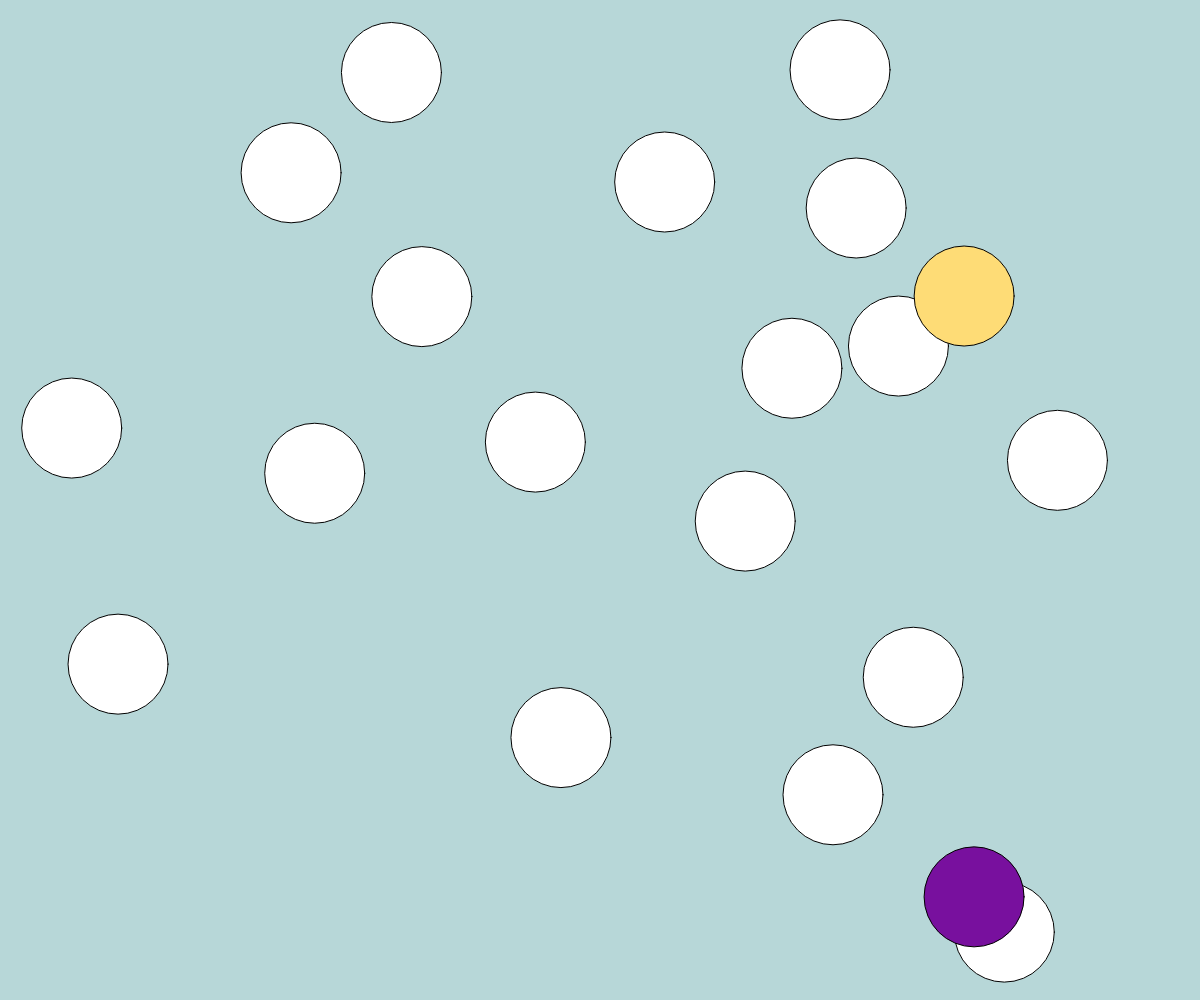
Frame 1 (no input)
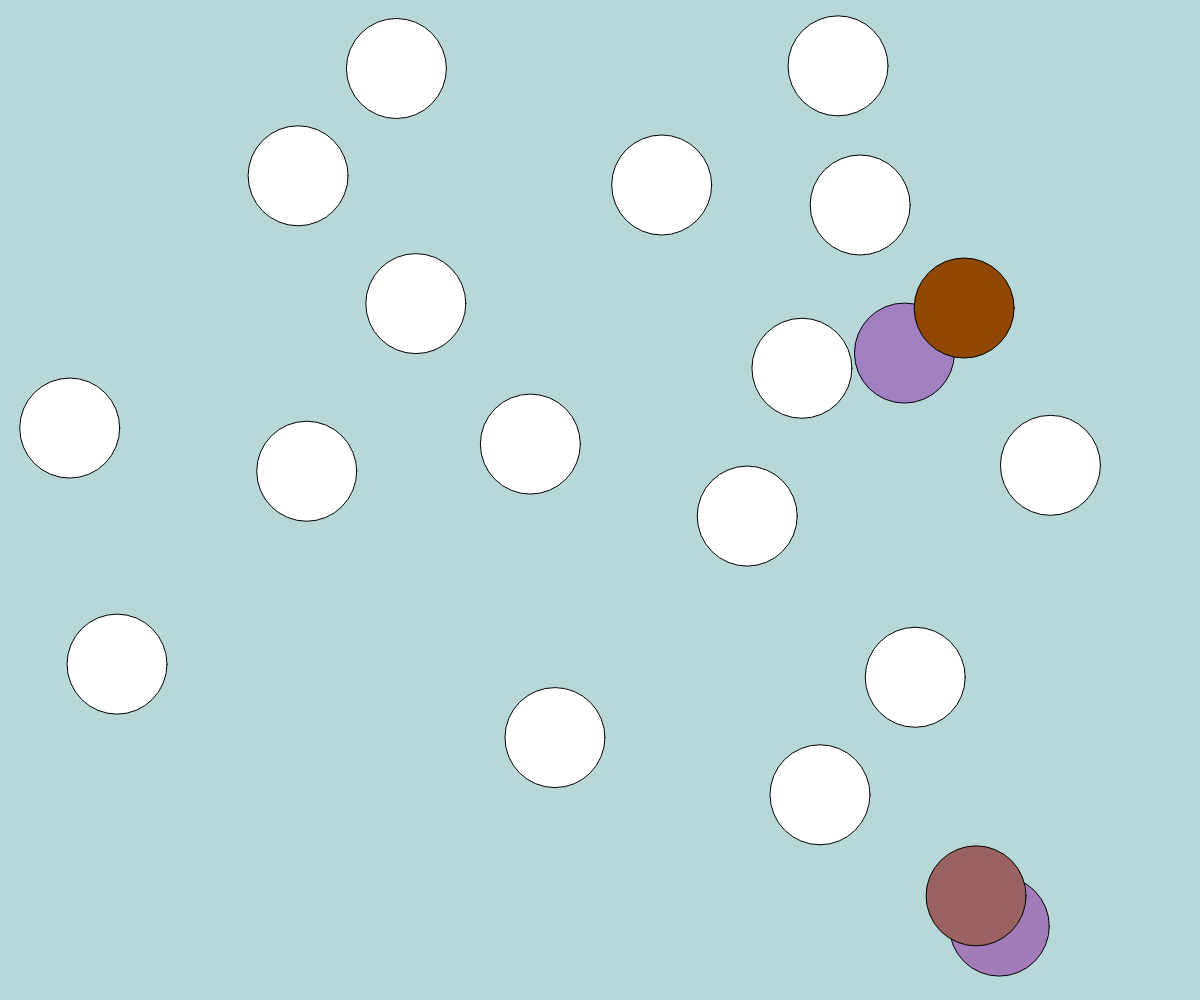
Frame 60 (no input)
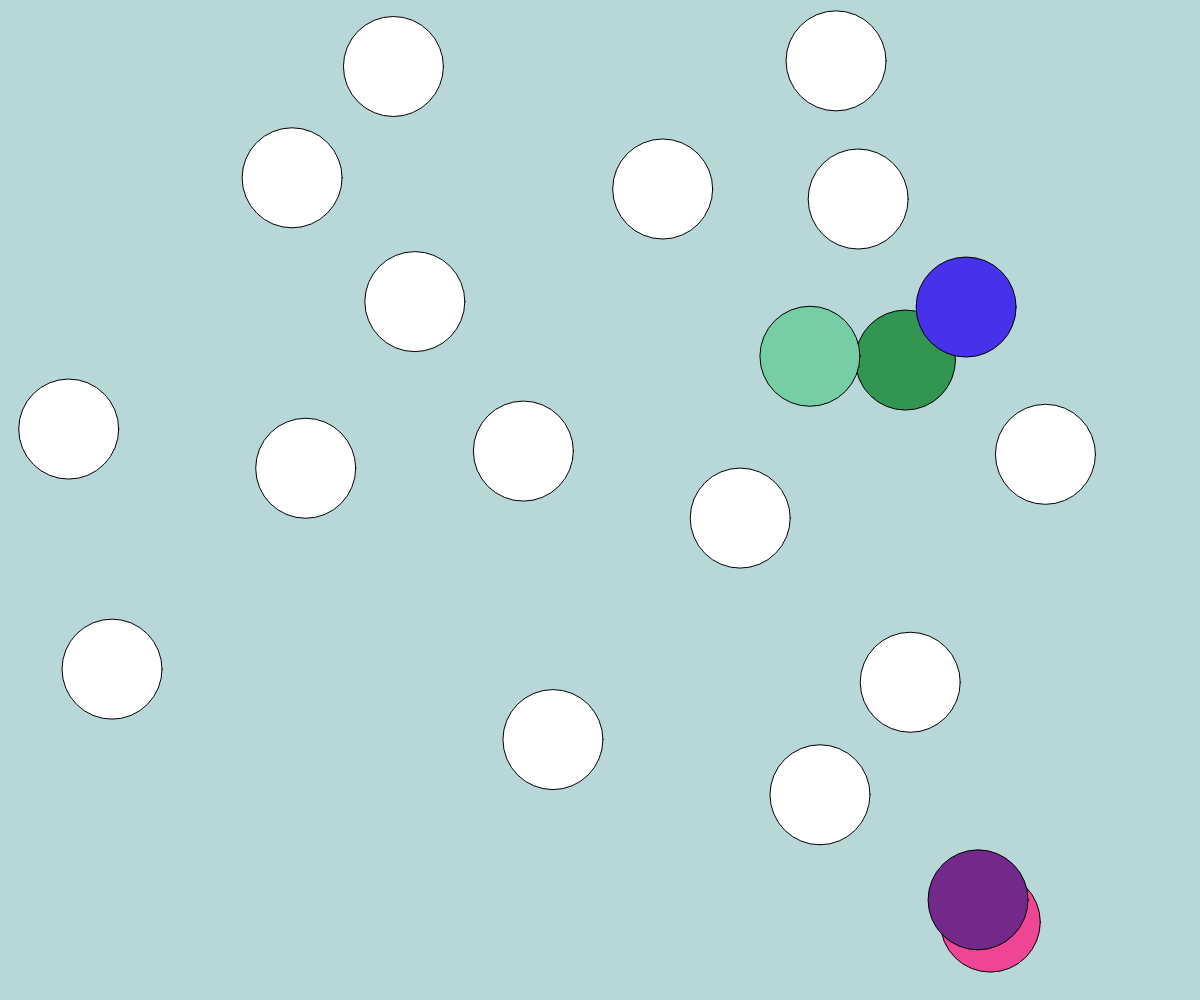
Frame 120 (the mouse pressed at the canvas centre since frame 60)

The p5.js sketch that drew these frames (run headless with seeded random() and noise() and a simulated clock; from frame 60 on, the mouse is pressed at the canvas centre):

// p5.js sketch
// ── sketch.js
// Week 6 - Array of "Aware" Objects
// refactoring code from Week 6

// an array to contain all the walker objects
let walkers = [];
// the number of objects we want in our array
let numWalkers = 20;
let sizeFactor = 1.2;

function setup() {
  createCanvas(windowWidth, windowHeight);
    for (let i = 0; i < numWalkers; i++) {
      walkers[i] = new Walker();
    }
}

function draw() {
  // draw canvas background
  background(183, 215, 216);

  // move the walker around the screen
  for (let i = 0; i < walkers.length; i++) {
    walkers[i].move();
    walkers[i].display();

    // now check every other object in the array against this one!
    for (let j = 0; j < walkers.length; j++) {
      // if not the same object AND are intersecting, go!
      if (i != j && walkers[i].touching(walkers[j])) {
        walkers[i].changeColor();
        walkers[j].changeColor();
      }
    }
  }
}
function touching(x, y, r) {
  if (dist(x, y, mouseX, mouseY) < r) {
    return true;
  } else {
    return false;
  }
}
function mouseClicked() {
  for(var i = 0; i < walkers.length; i++) {
    if(touching(walkers[i].x, walkers[i].y, walkers[i].r)) {
      walkers[i].resize(sizeFactor);
    }
  }
}

// ── styles.css
/* #home {
  background-image: url("../images/BAA15DF1-C734-4785-92A9-66A2DB64B2D7_1_105_c.jpeg");
  height: 100%;
} */
body {
  background-color: #dee0df;   font-family: Arial, Helvetica, sans-serif;
}
h1,h2,h3 {
  color: #3b2b44;
  font-family: Arial, Helvetica, sans-serif;
  margin: 1rem;
  padding: 0;
}

// ── walker.js
function Walker() {
  // attributes of the walker object
  this.x = random(width);
  this.y = random(height);

  this.col = color(255);

  this.circleSize = 100;
  // divide circleSize by two to store radius
  this.r = this.circleSize / 2;

  this.circleSpeed = 1;

  // methods of the walker object

  this.changeColor = function () {
    this.col = color(random(255), random(255), random(255));
  };

  this.display = function () {
    // draw the circle with at the current location and size
    fill(this.col);
    ellipse(this.x, this.y, this.circleSize, this.circleSize);
  };

  this.move = function () {
    // each frame, randomly move X and Y position
    // anywhere between -circleSpeed and CircleSpeed
    this.x += round(random(-this.circleSpeed, this.circleSpeed));
    this.y += round(random(-this.circleSpeed, this.circleSpeed));

    // constrain() is a P5 function that limits the range of a var
    this.x = constrain(this.x, 0, width);
    this.y = constrain(this.y, 0, height);
  };

  this.touching = function (other) {
    var d = dist(this.x, this.y, other.x, other.y);

    // if the distance is less than the two radii combined,
    // then the circles are touching
    if (d < this.r + other.r) {
      return true;
    } else {
      return false;
    }
  };

  this.resize = function (s){
    this.circleSize = this.circleSize * s;
    // reset radius to ensure touching still works
    this.r = this.circleSize/2;
  }

}
